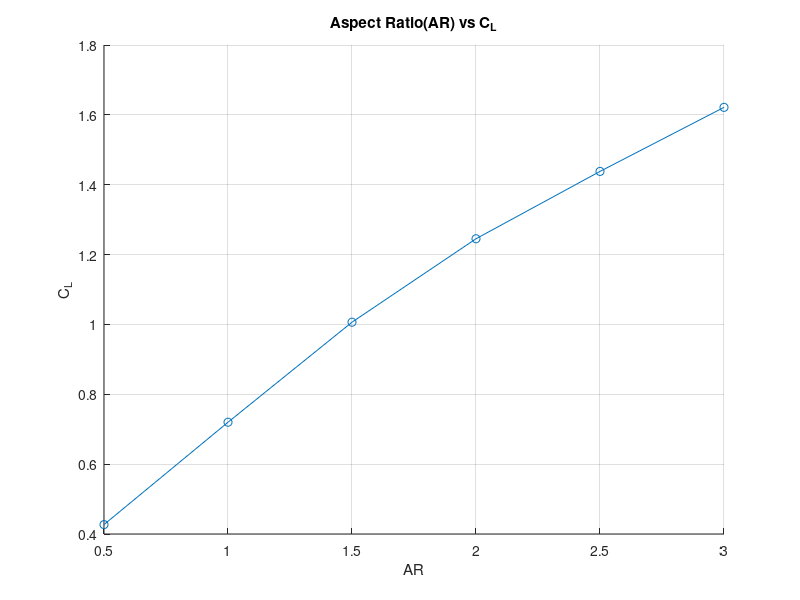
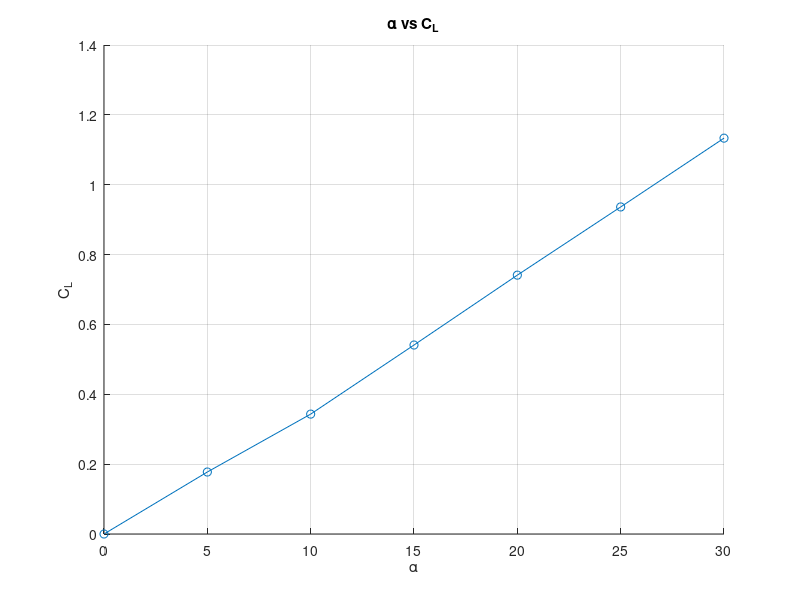

Reproduce these figures in MATLAB, in order.


AR = linspace(0.5,3,6);
CLAR = [0.426963, 0.72, 1.006365, 1.245282, 1.438087,1.621500];

alpha  = linspace(0,30,7);
CLALPHA = [0,0.177469, 0.343242, 0.541046, 0.741104, 0.936342, 1.133304];


figure(1)
hold on
title('Aspect Ratio(AR) vs C_{L}','interpreter','tex')
xlabel('AR')
ylabel('C_L')
plot(AR,CLAR)
scatter(AR,CLAR)
grid on

figure(2)
hold on
title('\alpha vs C_{L}','interpreter','tex')
xlabel('\alpha')
ylabel('C_L')
plot(alpha,CLALPHA)
scatter(alpha,CLALPHA)
grid on
